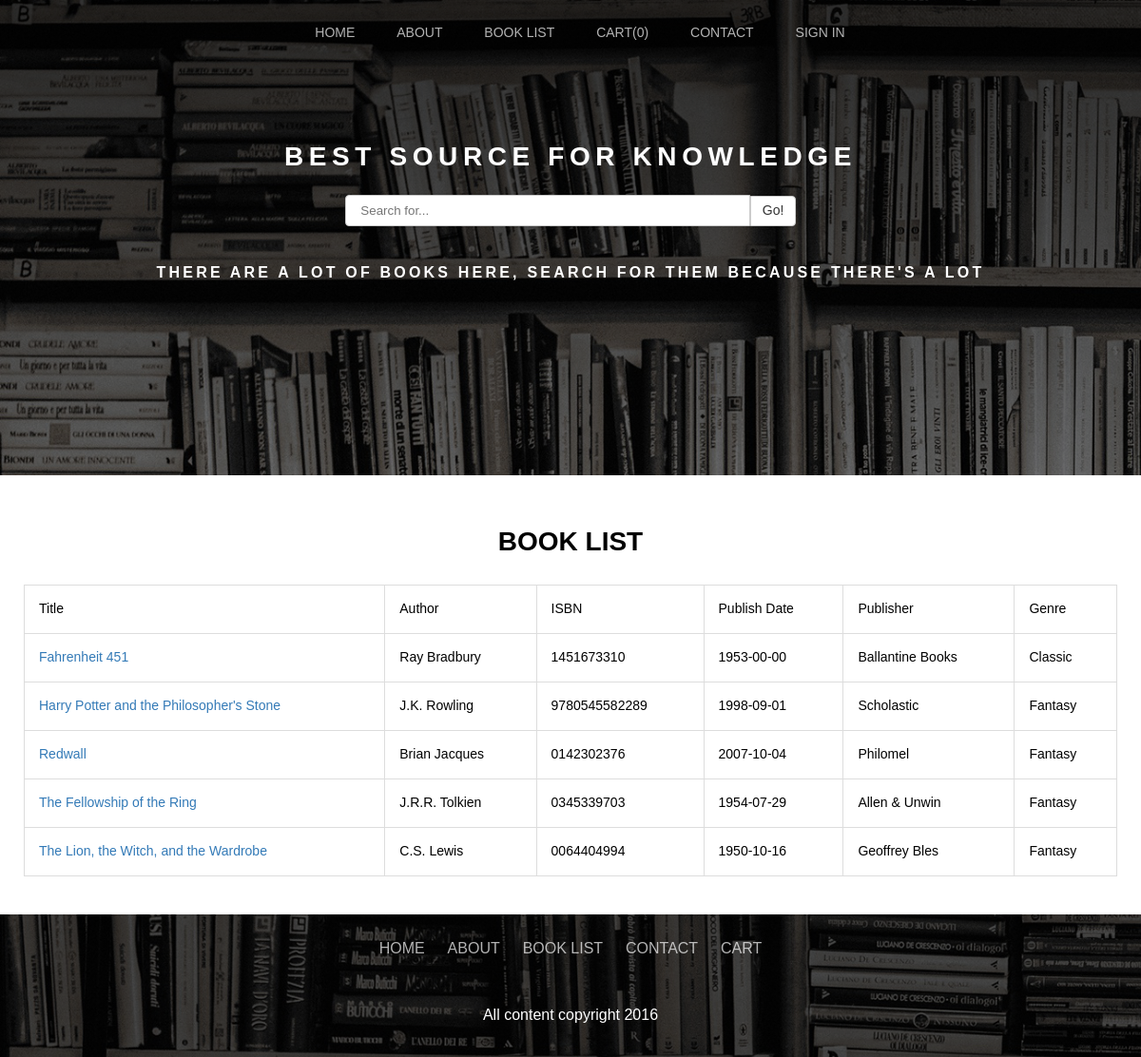
/booklist.php, run on an earlier commit of the app's database.
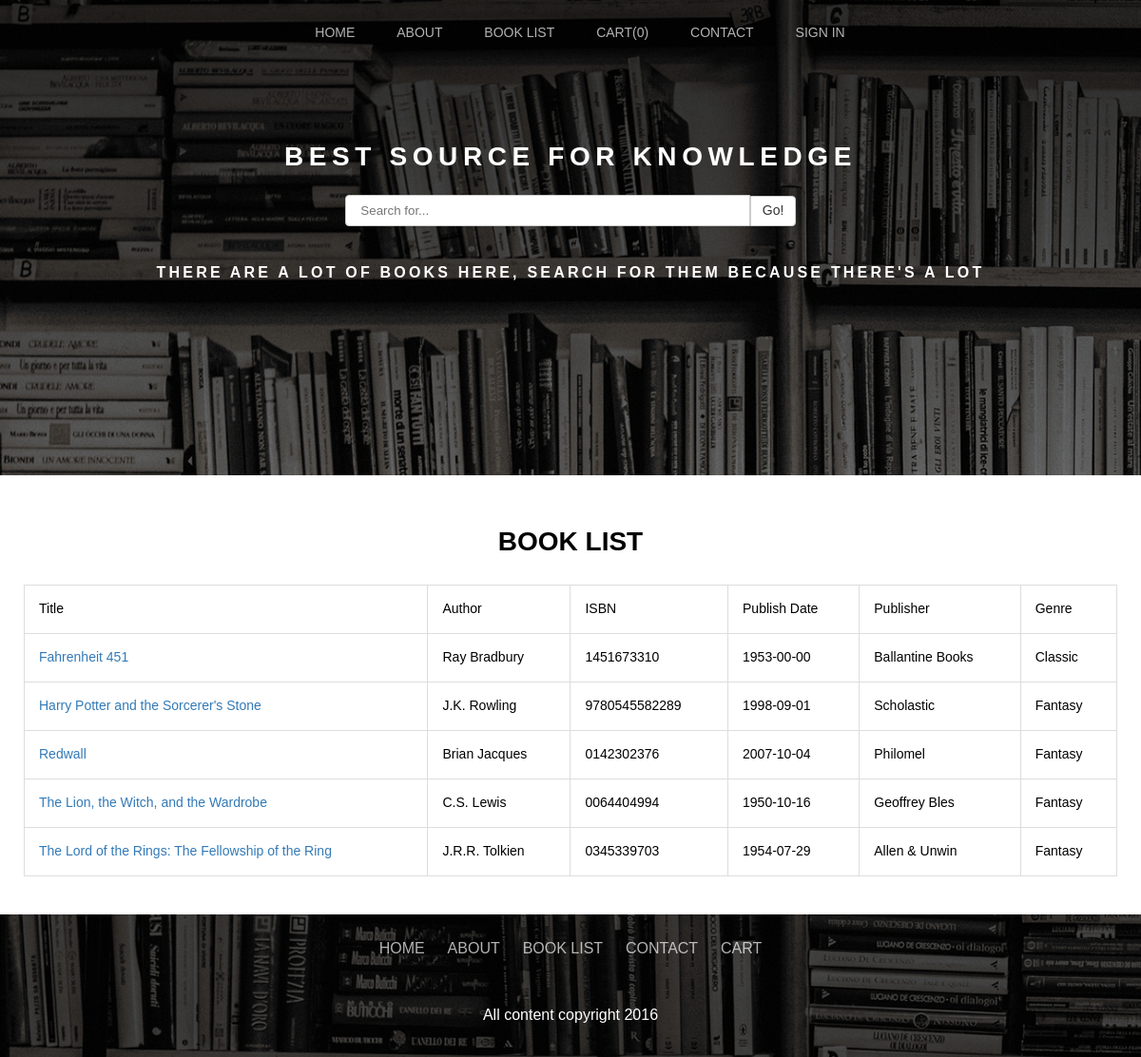
And on a later commit of the database.
### tables this page shows
CREATE TABLE IF NOT EXISTS `books` (
`book_id` int(11) NOT NULL,
  `title` varchar(300) NOT NULL,
  `author` varchar(300) NOT NULL,
  `isbn` varchar(15) NOT NULL,
  `image_link` text,
  `genre` varchar(300) DEFAULT NULL,
  `description` text,
  `publisher` varchar(50) NOT NULL,
  `publication_date` date NOT NULL
);

### includes/database.php (called while the page is built, shortened)
<?php
$host = "localhost";
$login = "phpuser";
$password = "phpuser";
$database = "library_lending";
$conn = @new mysqli($host,$login,$password,$database);
$sql = "SELECT title,author,genre,publisher,publication_date,isbn,book_id FROM books ORDER BY title ASC";
$query = $conn->query($sql);
?>

### booklist.php (the view, shortened to what this page needs)
<?php
include "includes/header.php";
include "includes/database.php";
?>
<section class="book-list">
    <h2 class="booklist-headline">Book List</h2>
    <table class="booklist-table" style="width:100%">
        <tr>
            <th>Title</th>
            <th>Author</th>
            <th>ISBN</th>
            <th>Publish Date</th>
            <th>Publisher</th>
            <th>Genre</th>
        </tr>
        <?php
        while (($row = $query->fetch_assoc()) !== NULL) {
            echo "<tr>";
            echo "<td><a href='bookdetails.php?book_id=", $row['book_id'], "'>", $row['title'], "</a></td>";
            echo "<td>", $row['author'], "</td>";
            echo "<td>", $row['isbn'], "</td>";
            echo "<td>", $row['publication_date'], "</td>";
            echo "<td>", $row['publisher'], "</td>";
            echo "<td>", $row['genre'], "</td>";
            echo "</tr>";
        }
        ?>
    </table>
<br>
<br>
</section>
<?php include "includes/footer.php"; ?>

What changed in the data, as far as the page shows it:
changed books "J.K. Rowling": title "Harry Potter and the Philosopher's Stone" → "Harry Potter and the Sorcerer's Stone"
shown differently, row unchanged: books "The Lion, the Witch, and the Wardrobe": moves up the list
changed books "J.R.R. Tolkien": title "The Fellowship of the Ring" → "The Lord of the Rings: The Fellowship of the Ring"
